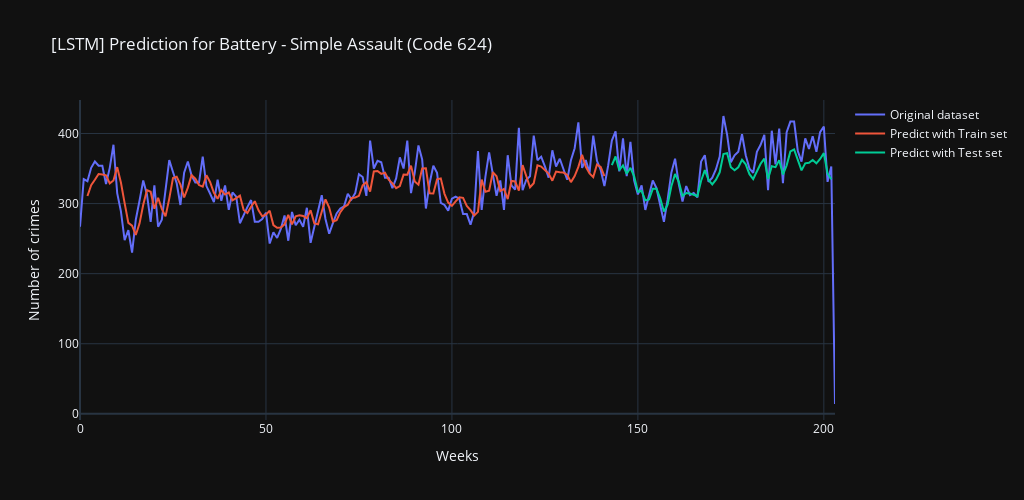

Source (notebook cell):
### Code cell
listGraph = []
listGraph.append(go.Scatter(x=list(range(0,len(df1))),y=scaler.inverse_transform(df1).flatten(),name="Original dataset"))
listGraph.append(go.Scatter(x=list(range(0,len(trainPredictPlot))),y=trainPredictPlot.flatten(),name="Predict with Train set"))
listGraph.append(go.Scatter(x=list(range(0,len(testPredictPlot))),y=testPredictPlot.flatten(),name="Predict with Test set"))

fig = go.Figure(data=listGraph)
fig.update_layout(width=1024,height=500,title="[LSTM] Prediction for Battery - Simple Assault (Code 624)",xaxis=dict(title='Weeks'),yaxis=dict(title='Number of crimes'))

fig.show()

### Figure 1 — Plotly figure (JSON) as saved in the notebook; plotly's stock layout.template omitted (floating-point values rounded to 4 significant figures; data arrays with more than 128 entries replaced by an {"elided": "..."} marker saying what was removed)
{"data": [{"name": "Original dataset", "x": {"elided": "204 int values"}, "y": {"elided": "204 float values"}, "type": "scatter"}, {"name": "Predict with Train set", "x": {"elided": "204 int values"}, "y": {"elided": "204 float values"}, "type": "scatter"}, {"name": "Predict with Test set", "x": {"elided": "204 int values"}, "y": {"elided": "204 float values"}, "type": "scatter"}], "layout": {"width": 1024, "height": 500, "title": {"text": "[LSTM] Prediction for Battery - Simple Assault (Code 624)"}, "xaxis": {"title": {"text": "Weeks"}}, "yaxis": {"title": {"text": "Number of crimes"}}}}
